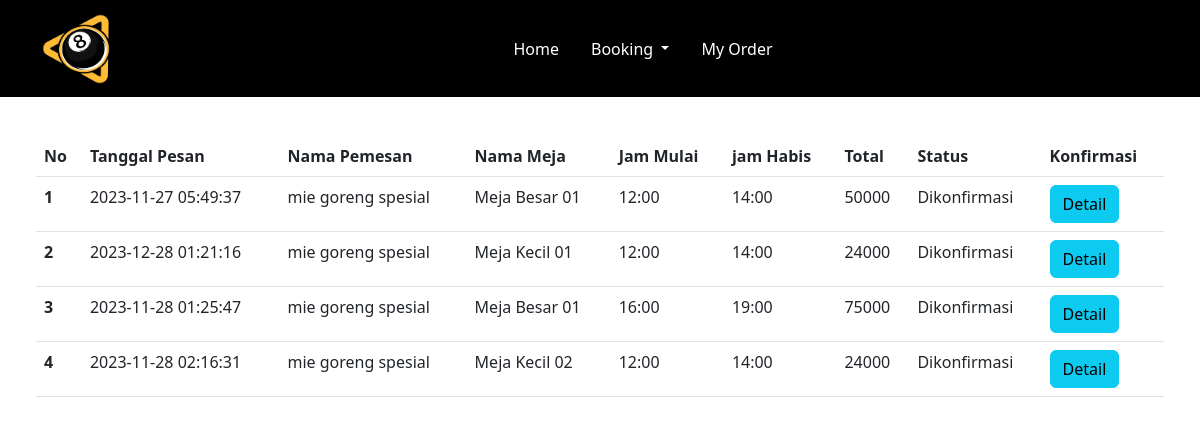
The app's page /user/bayar.php (signed in) with its own data.
### tables this page shows
CREATE TABLE `sewa` (
  `idsewa` int(11) NOT NULL,
  `iduser` int(11) NOT NULL,
  `idmeja` int(11) NOT NULL,
  `tgl_pesan` timestamp NOT NULL DEFAULT current_timestamp(),
  `jmulai` varchar(11) NOT NULL,
  `jhabis` varchar(11) NOT NULL,
  `harga` int(11) NOT NULL,
  `tot` varchar(11) NOT NULL,
  `status` varchar(255) NOT NULL
);

CREATE TABLE `user` (
  `id_user` int(11) NOT NULL,
  `email` varchar(50) NOT NULL,
  `password` varchar(255) NOT NULL,
  `hp` varchar(20) NOT NULL,
  `jenis_kelamin` varchar(10) NOT NULL,
  `nama_lengkap` varchar(60) NOT NULL,
  `alamat` text NOT NULL,
  `foto` text NOT NULL,
  `reset_token_hash` varchar(64) DEFAULT NULL,
  `reset_token_expires_at` datetime DEFAULT NULL,
  `account_activation_hash` varchar(255) DEFAULT NULL
);

CREATE TABLE `meja` (
  `idmeja` int(11) NOT NULL,
  `nm` varchar(35) NOT NULL,
  `ket` text NOT NULL,
  `harga` int(11) NOT NULL,
  `foto` text NOT NULL
);

### functions.php (called while the page is built, shortened)
<?php
$conn = mysqli_connect("localhost", "root", "", "db_billiard");
function query($query)
{
  global $conn;
  $result = mysqli_query($conn, $query);
  $rows = [];
  while ($row = mysqli_fetch_assoc($result)) {
    $rows[] = $row;
  }
  return $rows;
}

### user/bayar.php (the view, shortened to what this page needs)
<?php
require "../functions.php";
$id_user = $_SESSION["id_user"];
$sewa = query("SELECT sewa.*, user.nama_lengkap, meja.nm, bayar.bukti, bayar.konfirmasi
FROM sewa
JOIN meja ON sewa.idmeja = meja.idmeja
JOIN user ON sewa.iduser = user.id_user
LEFT JOIN bayar ON sewa.idsewa = bayar.idsewa
WHERE sewa.iduser = '$id_user'");
?>
<!doctype html>
<html lang="en">
<head>
  <link rel="stylesheet" href="../css/keranjang.css">
  <link href="https://cdn.jsdelivr.net/npm/bootstrap@5.3.0-alpha3/dist/css/bootstrap.min.css" rel="stylesheet">
</head>
<body>
  <div class="container">
    <nav class="navbar fixed-top navbar-expand-lg" style="background-color: black;">
      <div class="container">
        <a class="navbar-brand" href="#">
          <img src="../assets/img/logo.png" alt="Logo" width="70" height="70" class="d-inline-block align-text-top">
        </a>
        <div class="collapse navbar-collapse" id="navbarSupportedContent">
          <ul class="navbar-nav mx-auto mb-2 mb-lg-0">
            <li class="nav-item">
              <a class="nav-link active text-white" aria-current="page" href="../index.php">Home</a>
            </li>
            <li class="nav-item dropdown">
              <a class="nav-link dropdown-toggle text-white" href="#" role="button" data-bs-toggle="dropdown" aria-expanded="false">
                Booking
              </a>
            </li>
            <li class="nav-item">
              <a class="nav-link active text-white" aria-current="page" href="#">My Order</a>
            </li>
          </ul>
        </div>
      </div>
    </nav>
  </div>
  <section class="lapangan mb-5" id="lapangan" style="margin-top: 4%;">
    <div class="container-fluid">
      <form action="" method="post" enctype="multipart/form-data" class="px-4">
      <div class="col-12 col-md-12">
      <div class="table-responsive">
        <table class="table table-hover my-5">
          <thead>
            <tr>
              <th scope="col">No</th>
              <th scope="col">Tanggal Pesan</th>
              <th scope="col">Nama Pemesan</th>
              <th scope="col">Nama Meja</th>
              <th scope="col">Jam Mulai</th>
              <th scope="col">jam Habis</th>
              <th scope="col">Total</th>
              <th scope="col">Status</th>
              <th scope="col">Konfirmasi</th>
            </tr>
          </thead>
          <tbody>
            <?php $i = 1; ?>
            <?php foreach ($sewa as $row) : ?>
              <tr>
                <th scope="row"><?= $i++; ?></th>
                <td><?= $row["tgl_pesan"] ?></td>
                <td><?= $row["nama_lengkap"] ?></td>
                <td><?= $row["nm"] ?></td>
                <td><?= $row["jmulai"] ?></td>
                <td><?= $row["jhabis"] ?></td>
                <td><?= $row["tot"] ?></td>
                <td><?= $row["status"] ?></td>
                <td>
                  <?php
                  if ($row["konfirmasi"] == "Sudah Bayar" || $row["konfirmasi"] == "Terkonfirmasi") {
                    echo '<button type="button" class="btn btn-info" data-bs-toggle="modal" data-bs-target="#detailModal' . $row["idsewa"] . '">Detail</button> ';
                  } else {
                    echo '<button type="button" class="btn btn-inti btn btn-success" data-bs-toggle="modal" data-bs-target="#bayarModal' . $row["idsewa"] . '">Bayar</button>
                    <a href="" data-bs-toggle="modal" data-bs-target="#hapusModal' . $row["idsewa"] . '" class="btn btn-danger">Hapus</a>';
                  }
                  ?>
                </td>
              </tr>
            <?php endforeach; ?>
          </tbody>
        </table>
      </form>
    </div>
  </section>
</body>
</html>

### css/keranjang.css (style rules this page uses)
:root { --blue: #2980b9; --red: tomato; --orange: orange; --black: #333; --white: #fff; --bg-color: #eee; --dark-bg: rgba(0, 0, 0, .7); --box-shadow: 0 .5rem 1rem rgba(0, 0, 0, .1); --border: .1rem solid #999; }
body { padding-top: 40px; }
.nav-item { margin: 3px !important; padding: 5px; }

### records on screen
sewa: tgl_pesan "2023-11-27 05:49:37", iduser.nama_lengkap "mie goreng spesial", idmeja.nm "Meja Besar 01", jmulai "12:00", jhabis "14:00", tot "50000", status "Dikonfirmasi"
sewa: tgl_pesan "2023-12-28 01:21:16", iduser.nama_lengkap "mie goreng spesial", idmeja.nm "Meja Kecil 01", jmulai "12:00", jhabis "14:00", tot "24000", status "Dikonfirmasi"
sewa: tgl_pesan "2023-11-28 01:25:47", iduser.nama_lengkap "mie goreng spesial", idmeja.nm "Meja Besar 01", jmulai "16:00", jhabis "19:00", tot "75000", status "Dikonfirmasi"
sewa: tgl_pesan "2023-11-28 02:16:31", iduser.nama_lengkap "mie goreng spesial", idmeja.nm "Meja Kecil 02", jmulai "12:00", jhabis "14:00", tot "24000", status "Dikonfirmasi"
